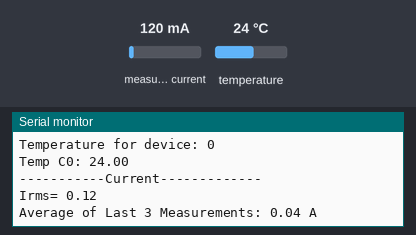
Recording of a sketch running on a simulated ESP32. Shown: the last lines printed to the serial monitor. Inputs (shaded band) come from the test bench; at power-on: measured current 120 mA, temperature 24 °C. WiFi joins after 1.5 s; servers stay silent unless stated.

Above: at 2.7 s.
2.8 s: measured current set to 40 mA
At 6.5 s:
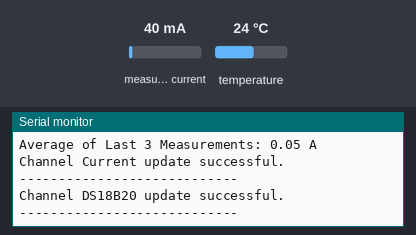
7.5 s: temperature set to 12 °C
At 9.02 s:
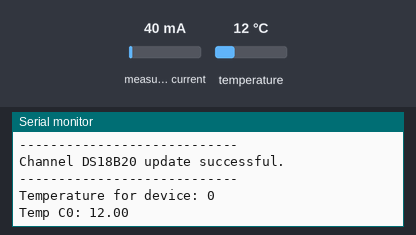
11.7 s: measured current set to 500 mA
At 15.8 s:
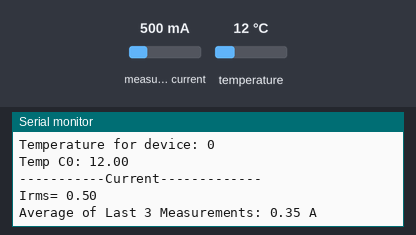
15.9 s: temperature set to 19 °C
At 18.81 s:
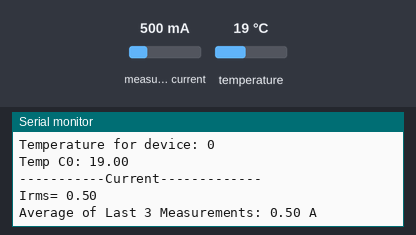
Timing chart, 0 to 20.3 s (numbered marks = the images above; inputs shaded):
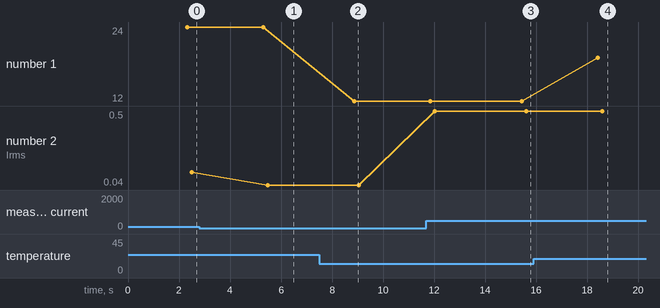

The sketch:

ESP32_DS18B20_with_SCT-013-020.ino
```cpp
/**
  ΝΕΚΤΑΡΙΟΣ ΚΟΝΤΟΛΑΙΜΑΚΗΣ - ΕΑΠ - ΠΛΗ 40

  Board: esp32 --> ESP32 Dev Module
  Port: COM5
  Folder: D:\_ΕΑΠ_ΠΛΗΡΟΦΟΡΙΚΗ\ΠΛΗ_40\ESP32\ESP32_DS18B20_with_SCT-013-020
  Στο Clamp το βέλος δείχνει προς το ESP32
  το καλώδιο ακουμπάει στην πάνω και έξω γωνία του Clamp
**/

#include <WiFi.h>                     // Βιβλιοθήκη για σύνδεση με WiFi
#include "ThingSpeak.h"               // Βιβλιοθήκη για σύνδεση με ThingSpeak
#include <OneWire.h>                  // Βιβλιοθήκη για αισθητήρες θερμοκρασίας
#include <DallasTemperature.h>        // Βιβλιοθήκη για αισθητήρες θερμοκρασίας
#include "EmonLib.h"                  // Βιβλιοθήκη Emon για αισθητήρα ηλεκτρικού ρεύματος
EnergyMonitor emon1;                  // Δημιουργία στιγμιότυπου

// WiFi σπιτιού
const char* ssid = "cosmosdeco";
const char* password = "maratonia";

// WiFi Εργαστηριακού Κέντρου Νεάπολης
// const char* ssid = "office";
// const char* password = "administrator@56";

WiFiClient client;

// ThingSpeak κανάλι για τις Θερμοκρασίες
unsigned long myChannelNumber = 2274990;
const char * myWriteAPIKey = "U9WX15Y14WWFAN15";

// ThingSpeak κανάλι για την Ένταση του ρεύματος και on/off
unsigned long myChannelNumberC = 2277637;
const char * myWriteAPIKeyC = "6ENRLT09OV5ITA6C";

// Timer variables
unsigned long lastTime = 0;
unsigned long timerDelay = 5000;

const int numAverages = 3;  // Αριθμός μετρήσεων για υπολογισμό Μέσου Όρου
int on; // Μεταβλητή που δείχνει αν είναι ανοικτός ή κλειστός ο Συμπιεστής

//------------------------------------------------

// Data wire for three (3) temperature sensors is plugged TO GPIO 4
#define ONE_WIRE_BUS 4

// Setup a oneWire instance to communicate with any OneWire devices (not just Maxim/Dallas temperature ICs)
OneWire oneWire(ONE_WIRE_BUS);

// Pass our oneWire reference to Dallas Temperature.
DallasTemperature sensors(&oneWire);

int numberOfDevices; // Αριθμός συσκευών που βρέθηκαν
DeviceAddress tempDeviceAddress; // Μεταβλητή για διεύθυνση αισθητήρα θερμοκρασίας

void setup(){
  Serial.begin(9600);
  pinMode(34, INPUT); // Στο pin=34 διαβάζω την Ένταση του ηλεκτρικού ρεύματος

  emon1.current(34, 15);     // Current: input pin=34, calibration=15.
  // με calibration=22 ταιριάζει η ένδειξη με την αμπεροτσιμπίδα (Μέσος Όρος 10 μετρήσεων)
  // κανονικά θέλει calibration=20 γιατί 20Α δίδει έξοδο 1V
  // !!! GRD = pin near 23
  // Αν περάσω το καλώδιο 2 φορές τότε calibration = 7.5 (15 διά 2= 7.5)
  // Αν περάσω το καλώδιο 3 φορές τότε calibration = 5 (15 διά 3= 5 ) κοκ

  sensors.begin(); // Εκκίνηση βιβλιοθήκης για αισθητήρες θερμοκρασίας

  // Grab a count of devices on the wire (number of temperature sensors)
  numberOfDevices = sensors.getDeviceCount();

  // locate devices on the bus
  Serial.print("Locating devices...");
  Serial.print("Found ");
  Serial.print(numberOfDevices, DEC);
  Serial.println(" devices.");

  // Loop through each device, print out address
  for(int i=0;i<numberOfDevices; i++){
    // Search the wire for address
    if(sensors.getAddress(tempDeviceAddress, i)){
      Serial.print("Found device ");
      Serial.print(i, DEC);
      Serial.print(" with address: ");
      printAddress(tempDeviceAddress);
      Serial.println();
    } else {
      Serial.print("Found ghost device at ");
      Serial.print(i, DEC);
      Serial.print(" but could not detect address. Check power and cabling");
    }
  }

  ThingSpeak.begin(client);  // Αρχικοποίηση ThingSpeak

  WiFi.mode(WIFI_STA);
  WiFi.begin(ssid, password);
  Serial.println("");

  // Αναμονή για σύνδεση με WiFi
  while (WiFi.status() != WL_CONNECTED) {
    delay(500);
    Serial.print(".");
  }
  Serial.println("");
  Serial.print("Connected to ");
  Serial.println(ssid);
  Serial.print("IP address: ");
  Serial.println(WiFi.localIP());
}

void loop(){
  float tempC[3]; // Πίνακας για τις 3 θερμοκρασίες

  sensors.requestTemperatures(); // Send the command to get temperatures

  // Loop through each device, print out temperature data
  for(int i=0;i<numberOfDevices; i++){
    // Search the wire for address
    if(sensors.getAddress(tempDeviceAddress, i)){
      // Output the device ID
      Serial.print("Temperature for device: ");
      Serial.println(i,DEC);
      // Print the data
      tempC[i] = sensors.getTempC(tempDeviceAddress);
      Serial.print("Temp C");
      Serial.print(i);
      Serial.print(": ");
      Serial.println(tempC[i]);
      // Serial.print(" Temp F: ");
      // Serial.println(DallasTemperature::toFahrenheit(tempC[i])); // Converts tempC to Fahrenheit
    }
  }

  // get Current
  float Irms = emon1.calcIrms(1480);  // 1480 Calculate Irms only, number of samples=8900 or 5588 ?? other example
  //Irms = Irms-0.30;

  Serial.println("-----------Current-------------");
  // Serial.print("Power= ");
  // Serial.print(Irms*230.0);	       // Apparent power
  // Serial.print(" ");
  Serial.print("Irms= ");
  Serial.println(Irms, 2);		       // Irms= Root mean square current (Ampere) - 2 decimal digits

   // Calculate and print average of last three measurements
  static float averageMeasurements[numAverages] = {0};
  static int currentIndex = 0;
  averageMeasurements[currentIndex] = Irms;
  currentIndex = (currentIndex + 1) % numAverages;
  float avg = 0.0;
  for (int i = 0; i < numAverages; i++) {
    avg += averageMeasurements[i];
  }
  avg /= numAverages;
  Serial.print("Average of Last 3 Measurements: ");
  Serial.print(avg, 2);
  Serial.println(" A");


  if ((millis() - lastTime) > timerDelay) {
    //Connect or reconnect to WiFi
    if(WiFi.status() != WL_CONNECTED){
      Serial.print("Attempting to connect");
      while(WiFi.status() != WL_CONNECTED){
        WiFi.begin(ssid, password);
        delay(5000);
      }
      Serial.println("\nConnected.");
    }

    // έλεγχος αν δουλεύει (on) ή όχι (off) ο συμπιεστής
    if(Irms > 0.24) { on = 1; }
    else {on = 0; Irms = 0.0; }

    ThingSpeak.setField(2, on);
    ThingSpeak.setField(1, Irms);
    int x2 = ThingSpeak.writeFields(myChannelNumberC, myWriteAPIKeyC);
    if(x2 == 200){
      Serial.println("Channel Current update successful.");
      Serial.println("----------------------------");
    }
    else{
      Serial.println("Problem updating Current channel. HTTP error code " + String(x2));
    }

    ThingSpeak.setField(1, tempC[0]);
    ThingSpeak.setField(2, tempC[1]);
    ThingSpeak.setField(3, tempC[2]);
    // //ThingSpeak.setField(3, DallasTemperature::toFahrenheit(tempC[0]));

    // Write to ThingSpeak. There are up to 8 fields in a channel, allowing you to store up to 8 different
    // pieces of information in a channel.
    int x = ThingSpeak.writeFields(myChannelNumber, myWriteAPIKey);
    //int x = ThingSpeak.writeField(myChannelNumber, 1, temperatureF, myWriteAPIKey);
    if(x == 200){
      Serial.println("Channel DS18B20 update successful.");
      Serial.println("----------------------------");
    }
    else{
      Serial.println("Problem updating DS18B20 channel. HTTP error code " + String(x));
    }
    lastTime = millis();
  }

  // το ελάχιστο χρονικό διάστημα για νέες τιμές στο ThingSpeak είναι 15 secs...
  delay(2000); // Παίρνω μέτρηση κάθε 2 sec
}

// function to print a device address
void printAddress(DeviceAddress deviceAddress) {
  for (uint8_t i = 0; i < 8; i++){
    if (deviceAddress[i] < 16) Serial.print("0");
      Serial.print(deviceAddress[i], HEX);
  }
}
```

Measured:
- after the input at 2.8 s, the serial monitor: prints a new line after 2.7 s (image 1)
- after the input at 7.5 s, the serial monitor: prints a new line after 1.4 s (image 2)
- after the input at 11.7 s, the serial monitor: prints a new line after 0.33 s (image 3)
- after the input at 15.9 s, the serial monitor: prints a new line after 2.5 s (image 4)
- plotted number 1: 24 → 12 after the input at 7.5 s, 12 → 19 after the input at 15.9 s
- plotted number 2: 0.04 → 0.5 after the input at 11.7 s
